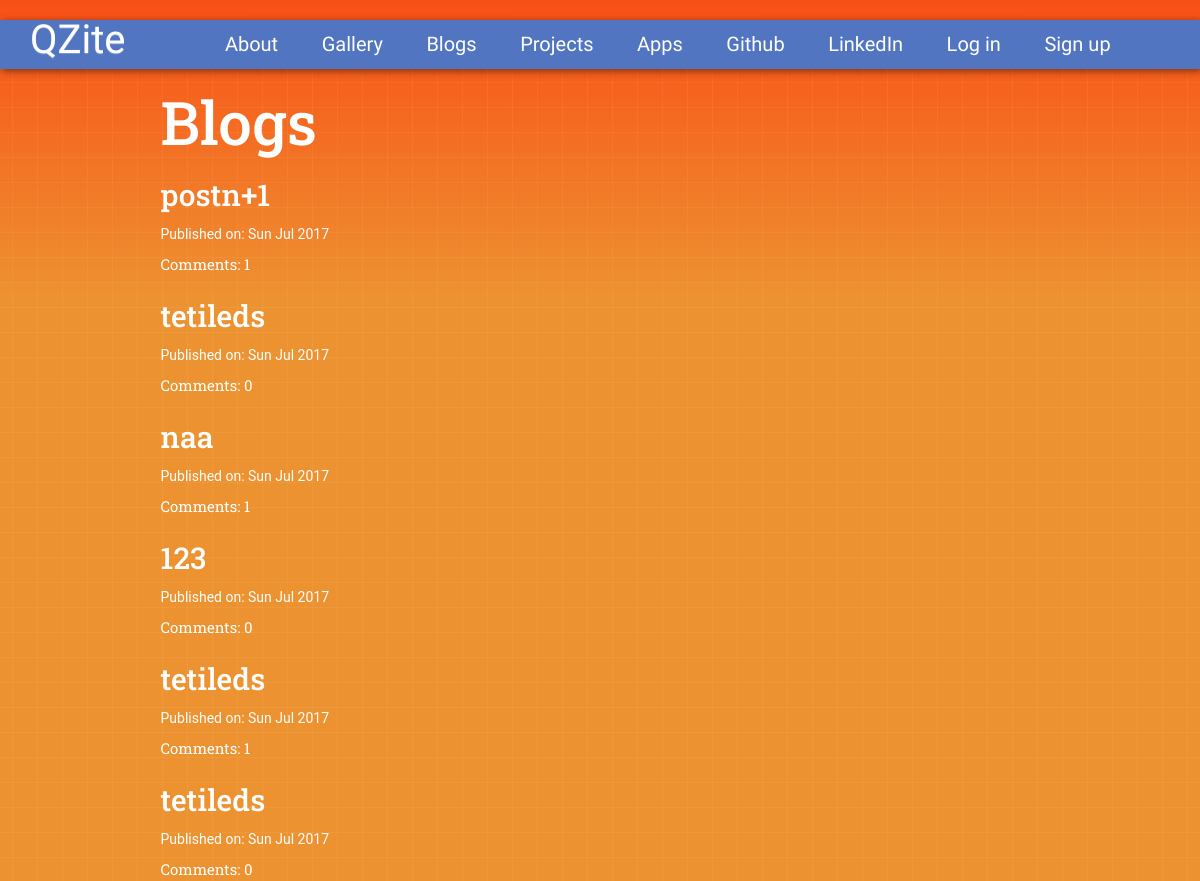
Before: /blog/blog/ with the older database file.
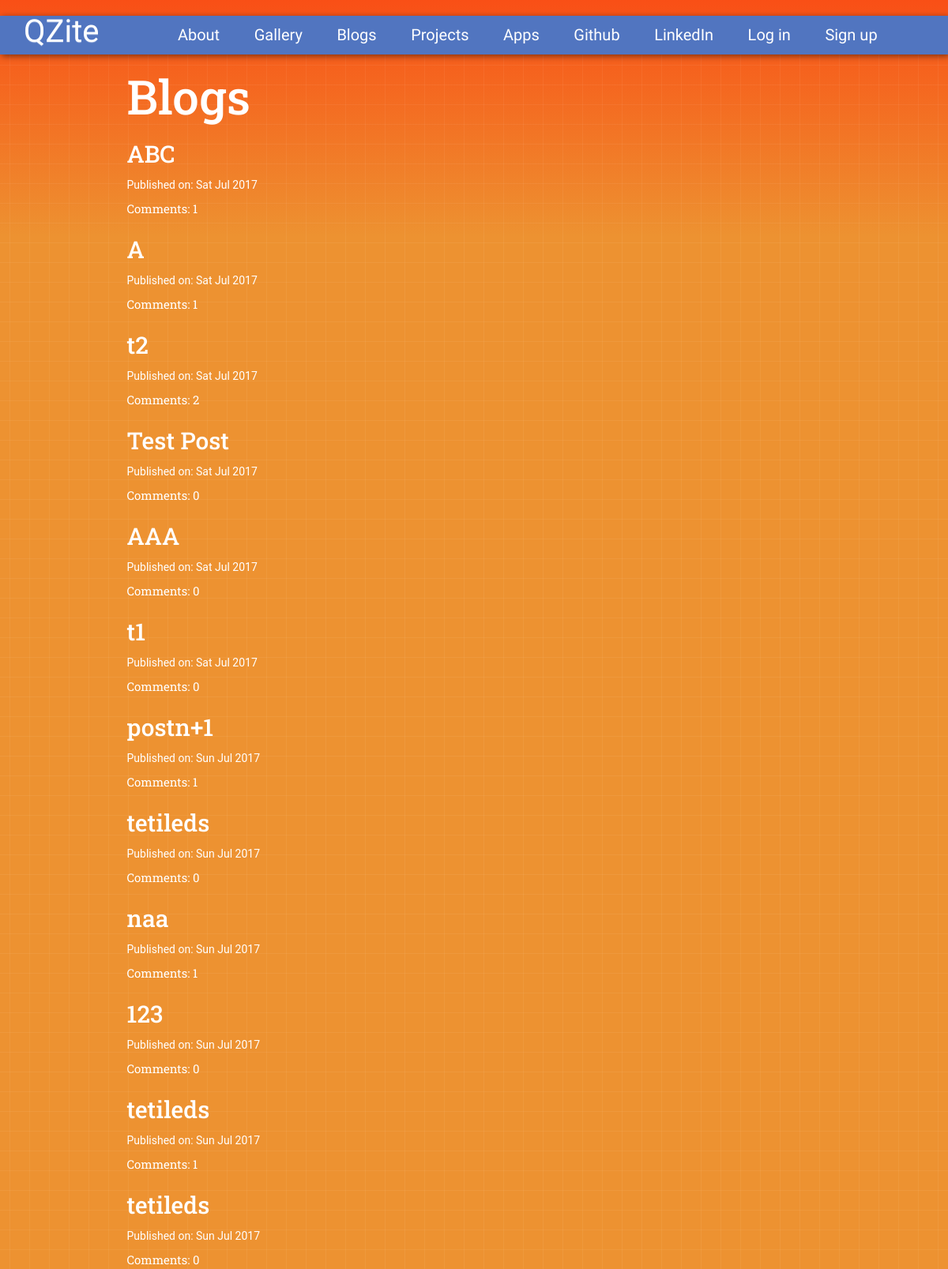
After: the same page with the newer database file.
### blog/models.py (models this page shows, shortened)
class Post(models.Model):
    author = models.ForeignKey('auth.User')
    title = models.CharField(max_length=200)
    text = models.TextField()
    created_date = models.DateTimeField(default = timezone.now)
    published_date = models.DateTimeField(blank=True, null = True)
    def approve_comments(self):
        return self.comments.filter(approved_comment = True)

### blog/views.py (the view)
class PostListView(ListView):
    model = Post
    def get_queryset(self):
        return Post.objects.filter(published_date__lte=timezone.now()).order_by('-published_date')

### blog/templates/blog/post_list.html
{% extends 'base.html' %}
{% block content %}
<h1 class="res1">Blogs</h1>
<div class="centerstage">
    {% for post in post_list %}
        <div class="post">
            <h1><a class="res2" href="{% url 'blog:post_detail' pk=post.pk %}">{{ post.title }}</a></h1>
            <div class="date">
                <p>Published on: {{ post.published_date|date:"D M Y"}}</p>
            </div>
            <a class="res2" style="font-size: 15px" href="{% url 'blog:post_detail' pk=post.pk %}">Comments: {{ post.approve_comments.count }}</a>
        </div>
    {% endfor %}
</div>
{% endblock %}

Changed rows visible on the page:
added Post: title "ABC", published_date "Sat Jul 2017", approve_comments.count "1"
added Post: title "A", published_date "Sat Jul 2017", approve_comments.count "1"
added Post: title "t2", published_date "Sat Jul 2017", approve_comments.count "2"
added Post: title "Test Post", published_date "Sat Jul 2017", approve_comments.count "0"
now on this page (row edited): Post: title "AAA", published_date "Sat Jul 2017", approve_comments.count "0"
added Post: title "t1", published_date "Sat Jul 2017", approve_comments.count "0"
